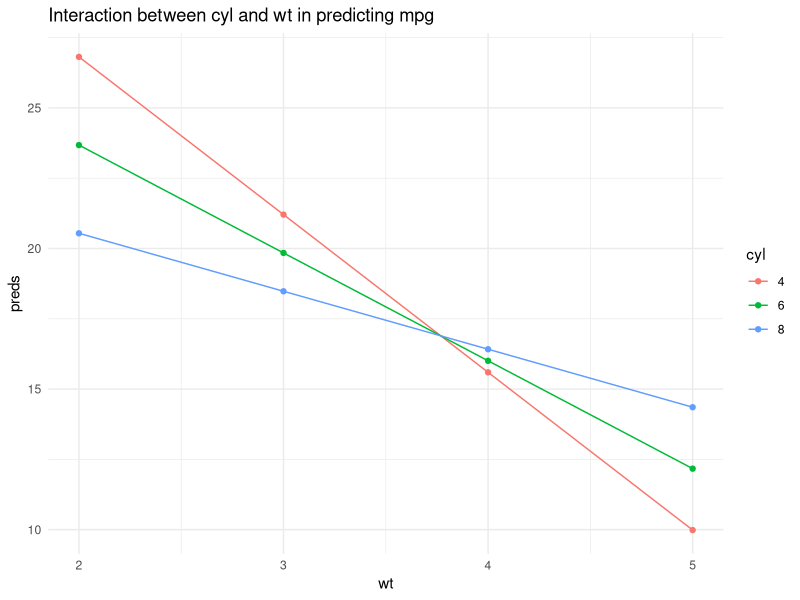

This figure's R source:
## ---- chunk 1
# load packages and data (mtcars is included in base R)

library(tidyverse)

mtcars
## ---- chunk 2
# model with additive terms

lm(mpg ~ wt + hp + cyl, data = mtcars) |> 
  summary()
## ---- chunk 3
# fit interaction model

lm(mpg ~ hp + wt * cyl, data = mtcars) |> 
  summary()

## ---- chunk 4
# save the model as an object for later reference

interaction_model <- lm(mpg ~ hp + wt * cyl, data = mtcars)

## ---- chunk 5
# expand.grid() automatically creates a dataframe with a row for each unique combination of variables

(new_data <- expand.grid(hp = mean(mtcars$hp), # use the mean
                               wt = 2:5,       # use the integers corresponding to the range of the data
                               cyl = c(4, 6, 8)))
## ---- chunk 6
# predict using the model and add the predictions to new_data for use in plotting

new_data$preds <- predict(interaction_model, newdata = new_data)

new_data

## ---- chunk 7

new_data |>
  mutate(cyl = factor(cyl)) |> # turn this into a factor for plotting convenience
  ggplot(aes(wt, preds, col = cyl, group = cyl)) +
  geom_point() +
  geom_line() +
  theme_minimal() +
  ggtitle("Interaction between cyl and wt in predicting mpg")

## ---- chunk 8
# fit interaction model with cyl encoded as a factor

lm(mpg ~ hp + wt * cyl, data = mtcars |> mutate(cyl = factor(cyl))) |> 
  summary()

